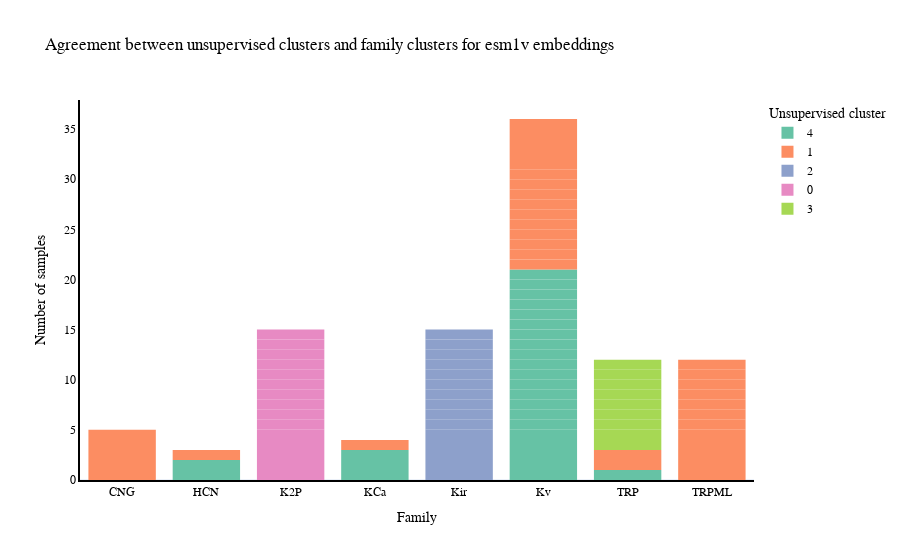

Source (notebook cell):
### Markdown cell above
### Unsupervised Clusters

### Code cell
emb_handler.plot_feature_cluster_overlap(emb_space_name="esm1v",
                                         feature='family')

### Figure 1 — Plotly figure (JSON) as saved in the notebook; plotly's stock layout.template omitted (floating-point values rounded to 4 significant figures)
{"data": [{"alignmentgroup": "True", "hovertemplate": "Unsupervised cluster=4<br>Family=%{x}<br>Number of samples=%{y}<extra></extra>", "legendgroup": "4", "marker": {"color": "rgb(102,194,165)", "line": {"width": 0}, "pattern": {"shape": ""}}, "name": "4", "offsetgroup": "4", "orientation": "v", "showlegend": true, "textposition": "auto", "type": "bar", "x": ["Kv", "Kv", "Kv", "Kv", "Kv", "Kv", "Kv", "Kv", "Kv", "Kv", "Kv", "Kv", "Kv", "Kv", "Kv", "Kv", "Kv", "Kv", "Kv", "Kv", "Kv", "KCa", "KCa", "KCa", "HCN", "HCN", "TRP"], "xaxis": "x", "y": [1, 1, 1, 1, 1, 1, 1, 1, 1, 1, 1, 1, 1, 1, 1, 1, 1, 1, 1, 1, 1, 1, 1, 1, 1, 1, 1], "yaxis": "y"}, {"alignmentgroup": "True", "hovertemplate": "Unsupervised cluster=1<br>Family=%{x}<br>Number of samples=%{y}<extra></extra>", "legendgroup": "1", "marker": {"color": "rgb(252,141,98)", "line": {"width": 0}, "pattern": {"shape": ""}}, "name": "1", "offsetgroup": "1", "orientation": "v", "showlegend": true, "textposition": "auto", "type": "bar", "x": ["Kv", "Kv", "Kv", "Kv", "Kv", "Kv", "Kv", "Kv", "Kv", "Kv", "Kv", "Kv", "Kv", "Kv", "Kv", "KCa", "CNG", "CNG", "CNG", "CNG", "CNG", "HCN", "TRP", "TRP", "TRPML", "TRPML", "TRPML", "TRPML", "TRPML", "TRPML", "TRPML", "TRPML", "TRPML", "TRPML", "TRPML", "TRPML"], "xaxis": "x", "y": [1, 1, 1, 1, 1, 1, 1, 1, 1, 1, 1, 1, 1, 1, 1, 1, 1, 1, 1, 1, 1, 1, 1, 1, 1, 1, 1, 1, 1, 1, 1, 1, 1, 1, 1, 1], "yaxis": "y"}, {"alignmentgroup": "True", "hovertemplate": "Unsupervised cluster=2<br>Family=%{x}<br>Number of samples=%{y}<extra></extra>", "legendgroup": "2", "marker": {"color": "rgb(141,160,203)", "line": {"width": 0}, "pattern": {"shape": ""}}, "name": "2", "offsetgroup": "2", "orientation": "v", "showlegend": true, "textposition": "auto", "type": "bar", "x": ["Kir", "Kir", "Kir", "Kir", "Kir", "Kir", "Kir", "Kir", "Kir", "Kir", "Kir", "Kir", "Kir", "Kir", "Kir"], "xaxis": "x", "y": [1, 1, 1, 1, 1, 1, 1, 1, 1, 1, 1, 1, 1, 1, 1], "yaxis": "y"}, {"alignmentgroup": "True", "hovertemplate": "Unsupervised cluster=0<br>Family=%{x}<br>Number of samples=%{y}<extra></extra>", "legendgroup": "0", "marker": {"color": "rgb(231,138,195)", "line": {"width": 0}, "pattern": {"shape": ""}}, "name": "0", "offsetgroup": "0", "orientation": "v", "showlegend": true, "textposition": "auto", "type": "bar", "x": ["K2P", "K2P", "K2P", "K2P", "K2P", "K2P", "K2P", "K2P", "K2P", "K2P", "K2P", "K2P", "K2P", "K2P", "K2P"], "xaxis": "x", "y": [1, 1, 1, 1, 1, 1, 1, 1, 1, 1, 1, 1, 1, 1, 1], "yaxis": "y"}, {"alignmentgroup": "True", "hovertemplate": "Unsupervised cluster=3<br>Family=%{x}<br>Number of samples=%{y}<extra></extra>", "legendgroup": "3", "marker": {"color": "rgb(166,216,84)", "line": {"width": 0}, "pattern": {"shape": ""}}, "name": "3", "offsetgroup": "3", "orientation": "v", "showlegend": true, "textposition": "auto", "type": "bar", "x": ["TRP", "TRP", "TRP", "TRP", "TRP", "TRP", "TRP", "TRP", "TRP"], "xaxis": "x", "y": [1, 1, 1, 1, 1, 1, 1, 1, 1], "yaxis": "y"}], "layout": {"barmode": "relative", "font": {"color": "black", "family": "Arial", "size": 12}, "legend": {"title": {"text": "Unsupervised cluster"}, "tracegroupgap": 0}, "title": {"text": "Agreement between unsupervised clusters and family clusters for esm1v embeddings"}, "xaxis": {"anchor": "y", "categoryorder": "category ascending", "domain": [0, 1], "linecolor": "black", "linewidth": 2, "showgrid": false, "showline": true, "title": {"text": "Family"}}, "yaxis": {"anchor": "x", "domain": [0, 1], "linecolor": "black", "linewidth": 2, "showgrid": false, "showline": true, "title": {"text": "Number of samples"}}}}
